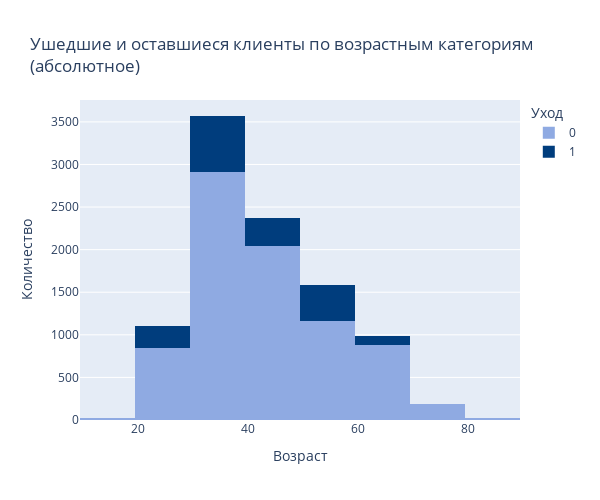
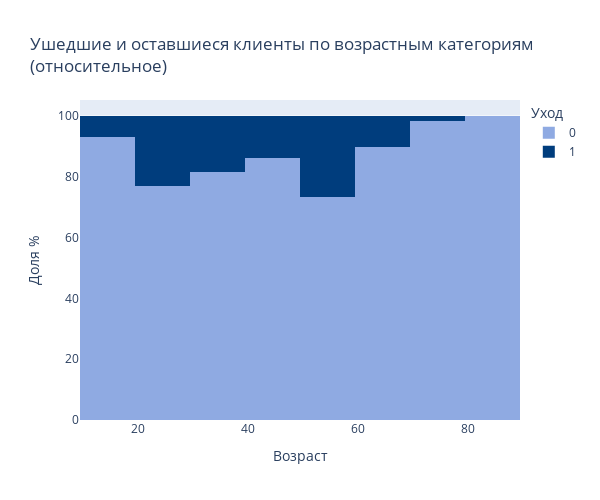

The notebook cell saved with these charts, in order:
### Code cell
histogram(pivot_table_df, pivot_table_df['age'], 'Возраст', 'Количество', 'Доля %', 
          'Ушедшие и оставшиеся клиенты по возрастным категориям <br>(абсолютное)', 
          'Ушедшие и оставшиеся клиенты по возрастным категориям <br>(относительное)')

### Figure 1 — Plotly figure (JSON) as saved in the notebook; plotly's stock layout.template omitted (floating-point values rounded to 4 significant figures)
{"data": [{"alignmentgroup": "True", "bingroup": "x", "histfunc": "sum", "hovertemplate": "Уход=0<br>age=%{x}<br>sum of count=%{y}<extra></extra>", "legendgroup": "0", "marker": {"color": "#8faae2", "pattern": {"shape": ""}}, "name": "0", "offsetgroup": "0", "orientation": "v", "showlegend": true, "type": "histogram", "x": [36, 37, 33, 35, 32, 34, 40, 39, 38, 42, 31, 41, 44, 43, 30, 45, 29, 28, 46, 49, 50, 48, 47, 53, 60, 51, 61, 55, 58, 57, 27, 26, 25, 52, 56, 63, 59, 54, 64, 62, 65, 68, 66, 24, 67, 23, 69, 71, 72, 70, 22, 73, 20, 74, 19, 75, 76, 18, 21, 77, 80, 78, 81, 83, 86, 84, 82, 79], "xaxis": "x", "y": [351, 324, 315, 312, 302, 289, 277, 274, 270, 262, 258, 254, 228, 228, 219, 185, 170, 162, 160, 154, 153, 150, 143, 134, 131, 130, 127, 118, 118, 118, 117, 116, 109, 103, 102, 98, 96, 92, 91, 89, 83, 82, 79, 76, 56, 48, 47, 36, 34, 33, 21, 20, 20, 18, 15, 15, 13, 12, 11, 7, 7, 6, 4, 3, 2, 2, 2, 1], "yaxis": "y"}, {"alignmentgroup": "True", "bingroup": "x", "histfunc": "sum", "hovertemplate": "Уход=1<br>age=%{x}<br>sum of count=%{y}<extra></extra>", "legendgroup": "1", "marker": {"color": "#003d7d", "pattern": {"shape": ""}}, "name": "1", "offsetgroup": "1", "orientation": "v", "showlegend": true, "type": "histogram", "x": [34, 32, 35, 37, 33, 31, 29, 38, 36, 27, 39, 58, 52, 30, 41, 28, 54, 56, 55, 40, 57, 42, 53, 51, 60, 50, 46, 26, 43, 59, 44, 25, 49, 48, 45, 61, 62, 47, 24, 63, 23, 65, 68, 69, 22, 21, 20, 64, 66, 73, 72, 67, 19, 18, 75], "xaxis": "x", "y": [89, 73, 71, 70, 69, 65, 60, 58, 57, 53, 53, 51, 50, 50, 48, 48, 46, 46, 44, 44, 42, 42, 40, 38, 36, 36, 36, 36, 34, 32, 31, 30, 30, 27, 20, 18, 16, 16, 13, 7, 5, 5, 5, 5, 4, 4, 3, 3, 3, 1, 1, 1, 1, 1, 1], "yaxis": "y"}], "layout": {"barmode": "relative", "height": 500, "legend": {"title": {"text": "Уход"}, "tracegroupgap": 0}, "title": {"text": "Ушедшие и оставшиеся клиенты по возрастным категориям <br>(абсолютное)"}, "width": 600, "xaxis": {"anchor": "y", "categoryorder": "total descending", "domain": [0, 1], "title": {"text": "Возраст"}}, "yaxis": {"anchor": "x", "domain": [0, 1], "title": {"text": "Количество"}}}}

### Figure 2 — Plotly figure (JSON) as saved in the notebook; plotly's stock layout.template omitted (floating-point values rounded to 4 significant figures)
{"data": [{"alignmentgroup": "True", "bingroup": "x", "histfunc": "sum", "hovertemplate": "Уход=0<br>age=%{x}<br>sum of count (normalized as percent)=%{y}<extra></extra>", "legendgroup": "0", "marker": {"color": "#8faae2", "pattern": {"shape": ""}}, "name": "0", "offsetgroup": "0", "orientation": "v", "showlegend": true, "type": "histogram", "x": [36, 37, 33, 35, 32, 34, 40, 39, 38, 42, 31, 41, 44, 43, 30, 45, 29, 28, 46, 49, 50, 48, 47, 53, 60, 51, 61, 55, 58, 57, 27, 26, 25, 52, 56, 63, 59, 54, 64, 62, 65, 68, 66, 24, 67, 23, 69, 71, 72, 70, 22, 73, 20, 74, 19, 75, 76, 18, 21, 77, 80, 78, 81, 83, 86, 84, 82, 79], "xaxis": "x", "y": [351, 324, 315, 312, 302, 289, 277, 274, 270, 262, 258, 254, 228, 228, 219, 185, 170, 162, 160, 154, 153, 150, 143, 134, 131, 130, 127, 118, 118, 118, 117, 116, 109, 103, 102, 98, 96, 92, 91, 89, 83, 82, 79, 76, 56, 48, 47, 36, 34, 33, 21, 20, 20, 18, 15, 15, 13, 12, 11, 7, 7, 6, 4, 3, 2, 2, 2, 1], "yaxis": "y"}, {"alignmentgroup": "True", "bingroup": "x", "histfunc": "sum", "hovertemplate": "Уход=1<br>age=%{x}<br>sum of count (normalized as percent)=%{y}<extra></extra>", "legendgroup": "1", "marker": {"color": "#003d7d", "pattern": {"shape": ""}}, "name": "1", "offsetgroup": "1", "orientation": "v", "showlegend": true, "type": "histogram", "x": [34, 32, 35, 37, 33, 31, 29, 38, 36, 27, 39, 58, 52, 30, 41, 28, 54, 56, 55, 40, 57, 42, 53, 51, 60, 50, 46, 26, 43, 59, 44, 25, 49, 48, 45, 61, 62, 47, 24, 63, 23, 65, 68, 69, 22, 21, 20, 64, 66, 73, 72, 67, 19, 18, 75], "xaxis": "x", "y": [89, 73, 71, 70, 69, 65, 60, 58, 57, 53, 53, 51, 50, 50, 48, 48, 46, 46, 44, 44, 42, 42, 40, 38, 36, 36, 36, 36, 34, 32, 31, 30, 30, 27, 20, 18, 16, 16, 13, 7, 5, 5, 5, 5, 4, 4, 3, 3, 3, 1, 1, 1, 1, 1, 1], "yaxis": "y"}], "layout": {"barmode": "relative", "barnorm": "percent", "height": 500, "legend": {"title": {"text": "Уход"}, "tracegroupgap": 0}, "title": {"text": "Ушедшие и оставшиеся клиенты по возрастным категориям <br>(относительное)"}, "width": 600, "xaxis": {"anchor": "y", "categoryorder": "total descending", "domain": [0, 1], "title": {"text": "Возраст"}}, "yaxis": {"anchor": "x", "domain": [0, 1], "title": {"text": "Доля %"}}}}
